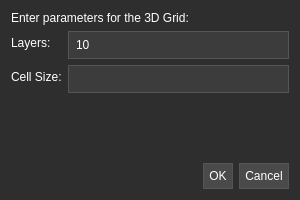
<?xml version="1.0" encoding="UTF-8"?>
<ui version="4.0">
 <class>Convert2DTo3DGridDialog</class>
 <widget class="QDialog" name="Convert2DTo3DGridDialog">
  <property name="geometry">
   <rect>
    <x>0</x>
    <y>0</y>
    <width>300</width>
    <height>200</height>
   </rect>
  </property>
  <property name="windowTitle">
   <string>Convert 2D to 3D Grid</string>
  </property>
  <property name="styleSheet">
   <string notr="true">
    QDialog {
        background-color: #2E2E2E;
        color: #FFFFFF;
    }
    QLabel {
        color: #FFFFFF;
        font-size: 12px;
    }
    QLineEdit {
        background-color: #3C3C3C;
        color: #FFFFFF;
        border: 1px solid #555555;
        padding: 5px;
        font-size: 12px;
    }
    QPushButton {
        background-color: #4A4A4A;
        color: #FFFFFF;
        border: 1px solid #555555;
        padding: 5px;
        font-size: 12px;
    }
    QPushButton:hover {
        background-color: #5A5A5A;
    }
    QPushButton:pressed {
        background-color: #3A3A3A;
    }
   </string>
  </property>
  <layout class="QVBoxLayout" name="verticalLayout">
   <item>
    <widget class="QLabel" name="label">
     <property name="text">
      <string>Enter parameters for the 3D Grid:</string>
     </property>
    </widget>
   </item>
   <item>
    <layout class="QFormLayout" name="formLayout">
     <item row="0" column="0">
      <widget class="QLabel" name="layersLabel">
       <property name="text">
        <string>Layers:</string>
       </property>
      </widget>
     </item>
     <item row="0" column="1">
      <widget class="QLineEdit" name="layersEdit">
       <property name="text">
        <string>10</string>
       </property>
      </widget>
     </item>
     <item row="1" column="0">
      <widget class="QLabel" name="cellSizeLabel">
       <property name="text">
        <string>Cell Size:</string>
       </property>
      </widget>
     </item>
     <item row="1" column="1">
      <widget class="QLineEdit" name="cellSizeEdit"/>
     </item>
    </layout>
   </item>
   <item>
    <spacer name="verticalSpacer">
     <property name="orientation">
      <enum>Qt::Vertical</enum>
     </property>
     <property name="sizeHint" stdset="0">
      <size>
       <width>20</width>
       <height>40</height>
      </size>
     </property>
    </spacer>
   </item>
   <item>
    <layout class="QHBoxLayout" name="horizontalLayout">
     <item>
      <spacer name="horizontalSpacer">
       <property name="orientation">
        <enum>Qt::Horizontal</enum>
       </property>
       <property name="sizeHint" stdset="0">
        <size>
         <width>40</width>
         <height>20</height>
        </size>
       </property>
      </spacer>
     </item>
     <item>
      <widget class="QPushButton" name="okButton">
       <property name="text">
        <string>OK</string>
       </property>
      </widget>
     </item>
     <item>
      <widget class="QPushButton" name="cancelButton">
       <property name="text">
        <string>Cancel</string>
       </property>
      </widget>
     </item>
    </layout>
   </item>
  </layout>
 </widget>
 <resources/>
 <connections>
  <connection>
   <sender>okButton</sender>
   <signal>clicked()</signal>
   <receiver>Convert2DTo3DGridDialog</receiver>
   <slot>accept()</slot>
   <hints>
    <hint type="sourcelabel">
     <x>229</x>
     <y>169</y>
    </hint>
    <hint type="destinationlabel">
     <x>149</x>
     <y>99</y>
    </hint>
   </hints>
  </connection>
  <connection>
   <sender>cancelButton</sender>
   <signal>clicked()</signal>
   <receiver>Convert2DTo3DGridDialog</receiver>
   <slot>reject()</slot>
   <hints>
    <hint type="sourcelabel">
     <x>269</x>
     <y>169</y>
    </hint>
    <hint type="destinationlabel">
     <x>149</x>
     <y>99</y>
    </hint>
   </hints>
  </connection>
 </connections>
</ui>
